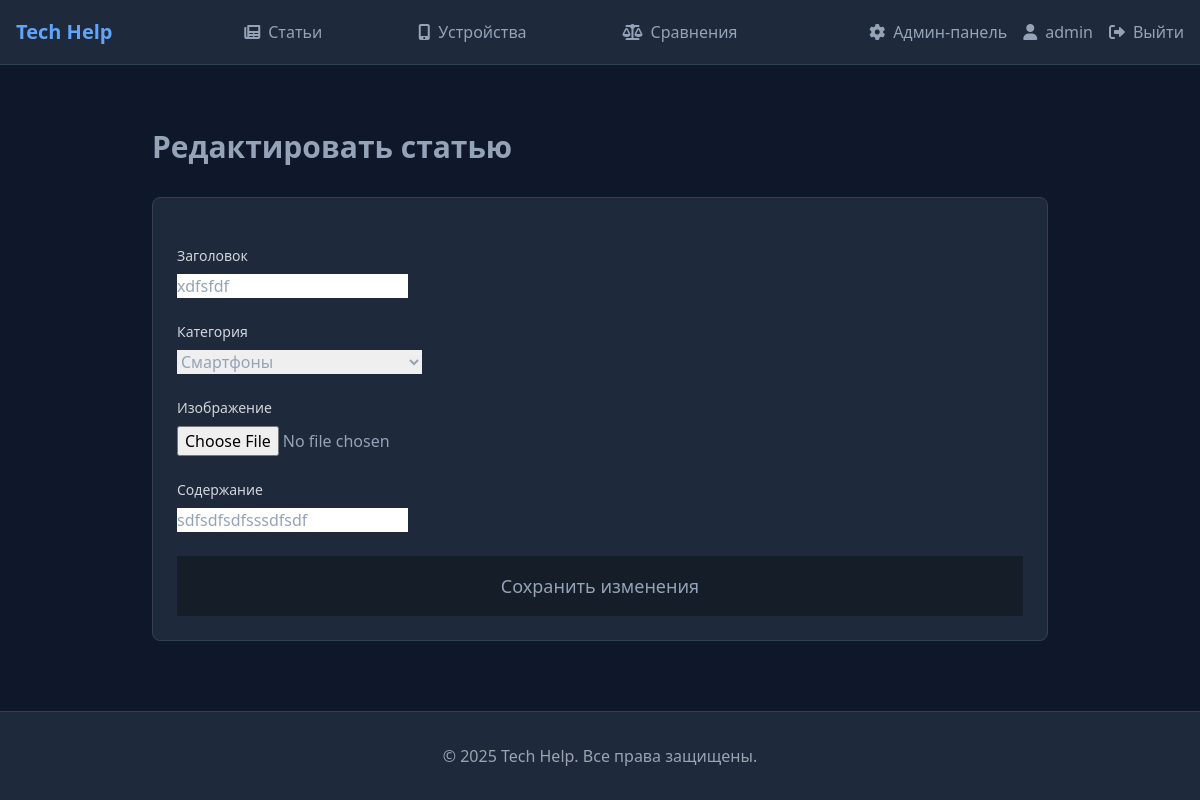
The app's page /articles/xdfsfdf/edit/ (signed in) with its own data.
### users/models.py (models this page shows, shortened)
class User(AbstractUser):
    email = models.EmailField(_('email address'), unique=True)
    bio = models.TextField(_('biography'), max_length=500, blank=True)
    birth_date = models.DateField(_('birth date'), null=True, blank=True)
    REQUIRED_FIELDS = ['email']
    class Meta:
        verbose_name = 'Пользователь'
        verbose_name_plural = 'Пользователи'

### articles/models.py (models this page shows, shortened)
class Article(models.Model):
    title = models.CharField(max_length=200, verbose_name='Заголовок')
    slug = models.SlugField(unique=True, blank=True)
    content = RichTextUploadingField()
    image = models.ImageField(upload_to='articles/', verbose_name='Изображение', blank=True)
    created_date = models.DateTimeField(auto_now_add=True)
    updated_date = models.DateTimeField(auto_now=True)
    author = models.ForeignKey(settings.AUTH_USER_MODEL, on_delete=models.CASCADE, verbose_name='Автор', null=False, blank=False)
    category = models.ForeignKey(Category, on_delete=models.CASCADE, verbose_name='Категория')
    views = models.PositiveIntegerField(default=0, verbose_name='Просмотры')
    class Meta:
        ordering = ['-created_date']
        verbose_name = 'Статья'
        verbose_name_plural = 'Статьи'

### articles/views.py (the view)
# urls.py: path('<slug:slug>/edit/', views.article_edit, name='article_edit'),
@login_required
def article_edit(request, slug):
    article = get_object_or_404(Article, slug=slug)
    if article.author != request.user and not request.user.is_staff:
        messages.error(request, 'У вас нет прав на редактирование этой статьи.')
        return redirect('articles:article_detail', slug=slug)
    if request.method == 'POST':
        form = ArticleForm(request.POST, request.FILES, instance=article)
        if form.is_valid():
            article = form.save()
            messages.success(request, 'Статья успешно обновлена!')
            return redirect('articles:article_detail', slug=article.slug)
    else:
        form = ArticleForm(instance=article)
    return render(request, 'articles/article_form.html', {
        'form': form,
        'article': article,
        'title': 'Редактировать статью'
    })

### articles/forms.py
class ArticleForm(forms.ModelForm):
    content = forms.CharField(
    widget=CKEditorUploadingWidget(attrs={
        'cols': 80,
        'rows': 30,
        'class': 'w-full'
    }),
    label='Содержание'
    )
    class Meta:
        model = Article
        fields = ['title', 'content', 'image', 'category']
        widgets = {
            'title': forms.TextInput(attrs={'class': 'w-full rounded-lg border-gray-300 bg-white text-gray-900'}),
            'image': forms.FileInput(attrs={'class': 'w-full rounded-lg border-gray-300 bg-white text-gray-900'}),
            'category': forms.Select(attrs={'class': 'w-full rounded-lg border-gray-300 bg-white text-gray-900'}),
        }
    def __init__(self, *args, **kwargs):
        super().__init__(*args, **kwargs)
        for field in self.fields:
            self.fields[field].widget.attrs.update({
                'class': 'form-input'
            })

### articles/models.py (called while the page is built)
    def __str__(self):
        return self.name

### templates/articles/article_form.html (shortened to what this page needs)
{% extends 'base.html' %}
{% load static %}
{% block content %}
<div class="container mx-auto px-4 py-8">
    <div class="max-w-4xl mx-auto">
        <h1 class="text-3xl font-bold mb-8">
            {% if article %}Редактировать{% else %}Создать{% endif %} статью
        </h1>
        <form method="post" enctype="multipart/form-data" class="space-y-6 bg-slate-800 p-6 rounded-lg border border-slate-700">
            <div>
                <label class="block text-sm font-medium text-gray-300 mb-2">Заголовок</label>
                {{ form.title }}
            </div>
            <div>
                <label class="block text-sm font-medium text-gray-300 mb-2">Категория</label>
                {{ form.category }}
            </div>
            <div>
                <label class="block text-sm font-medium text-gray-300 mb-2">Изображение</label>
                {{ form.image }}
            </div>
            <div>
                <label class="block text-sm font-medium text-gray-300 mb-2">Содержание</label>
                {{ form.content }}
            </div>
            <button type="submit" class="highlight w-full btn-primary text-lg bg-black/30 py-4">
                {% if article %}Сохранить изменения{% else %}Создать статью{% endif %}
            </button>
        </form>
    </div>
</div>
{% endblock %}

### templates/base.html (shortened to what this page needs)
{% load static %}
<!DOCTYPE html>
<html lang="ru" class="h-full">
<head>
    <script src="https://cdn.tailwindcss.com"></script>
    <link rel="stylesheet" href="https://cdnjs.cloudflare.com/ajax/libs/font-awesome/6.0.0/css/all.min.css">
    <link rel="stylesheet" href="https://cdn.jsdelivr.net/npm/swiper@8/swiper-bundle.min.css" />
    <link href="{% static 'css/base.css' %}" rel="stylesheet">
    <link href="{% static 'css/animations.css' %}" rel="stylesheet">
</head>
<body class="flex flex-col min-h-screen bg-slate-900">
    <nav class="bg-slate-800 border-b border-slate-700">
        <div class="max-w-7xl mx-auto px-4">
            <div class="flex justify-between h-16">
                <a href="/" class="highlight flex items-center text-xl font-bold text-blue-400">
                    Tech Help
                </a>
                <div class="flex-1 flex justify-center items-center">
                    <nav class="flex space-x-16">
                        <a href="{% url 'articles:article_list' %}" class="nav-link p-4">
                            <i class="fas fa-newspaper mr-2"></i>Статьи
                        </a>
                        <a href="{% url 'devices:device_list' %}" class="nav-link p-4">
                            <i class="fas fa-mobile-alt mr-2"></i>Устройства
                        </a>
                        <a href="{% url 'comparisons:comparison_list' %}" class="nav-link p-4">
                            <i class="fas fa-balance-scale mr-2"></i>Сравнения
                        </a>
                    </nav>
                </div>
                <div class="flex items-center space-x-4">
                    {% if user.is_authenticated %}
                        {% if user.is_staff %}
                        <a href="{% url 'admin:index' %}" class="nav-link">
                            <i class="fas fa-cog mr-2"></i>Админ-панель
                        </a>
                        {% endif %}
                        <a href="{% url 'accounts:profile' %}" class="nav-link">
                            <i class="fas fa-user mr-2"></i>{{ user.username }}
                        </a>
                        <a href="{% url 'accounts:logout' %}" class="nav-link">
                            <i class="fas fa-sign-out-alt mr-2"></i>Выйти
                        </a>
                    {% endif %}
                </div>
            </div>
        </div>
    </nav>
    <main class="flex-grow container mx-auto px-4 py-8">
        {% block content %}{% endblock %}
    </main>
    <footer class="bg-slate-800 border-t border-slate-700 py-8 mt-auto">
        <div class="max-w-7xl mx-auto px-4">
            <div class="text-center text-gray-400">
                © {% now "Y" %} Tech Help. Все права защищены.
            </div>
        </div>
    </footer>
</body>
</html>

### static/css/base.css (style rules this page uses)
body { color: #94a3b8; }
.nav-link { transition: all 0.3s ease; }

### static/css/animations.css (style rules this page uses)
.highlight { transition: text-shadow 0.3s ease-in-out; }

### records on screen
User: username "admin"
Article: title "xdfsfdf", category "Смартфоны", content "sdfsdfsdfsssdfsdf"
